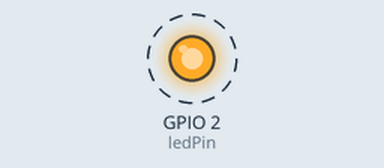
Bench run of a sketch on a simulated ESP32. Parts: output pins drawn as LEDs (lit = HIGH). Dashed ring = blinking.

Above: at 0.1 s.
Timing chart, 0 to 3.0 s (numbered marks = the images above):
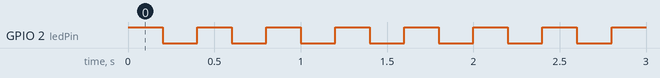

The sketch:

20241016_LEDBlink.ino
```cpp
// Define the pin where the onboard LED is connected (usually GPIO 2 on ESP32)
const int ledPin = 2;

void setup() {
  // Initialize the LED pin as an output
  pinMode(ledPin, OUTPUT);
}

void loop() {
  // Turn the LED on
  digitalWrite(ledPin, HIGH);
  delay(200);  // Wait for 1 second

  // Turn the LED off
  digitalWrite(ledPin, LOW);
  delay(200);  // Wait for 1 second
}
```

Measured:
- by itself, GPIO 2 (ledPin): alternates HIGH for 0.20 s and LOW for 0.20 s
